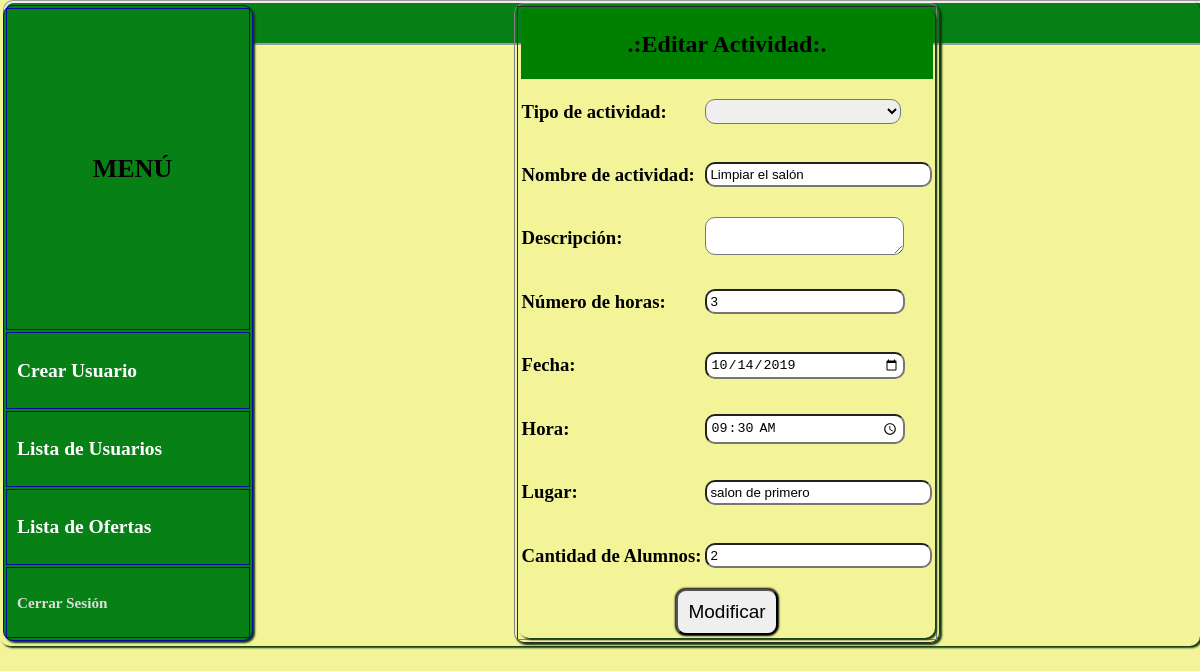
Screenshot of /admin/listaOfertasModificar.php?idActividad=1 with the database file from the repository.
### tables this page shows
CREATE TABLE `oferta` (
  `idActividad` int(11) NOT NULL,
  `tipoActividad` varchar(30) NOT NULL,
  `nombreActividad` varchar(100) NOT NULL,
  `descripcion` varchar(500) NOT NULL,
  `horasCant` int(11) NOT NULL,
  `fecha` date NOT NULL,
  `hora` time NOT NULL,
  `lugar` varchar(50) NOT NULL,
  `alumnosCant` int(11) NOT NULL,
  `contador` int(11) NOT NULL,
  `idProfesor` int(11) NOT NULL
);

### admin/listaOfertasModificar.php (the view, shortened to what this page needs)
<?php
    include '../conexion.php';
	$idActividad=$_GET['idActividad'];
	$sql="SELECT * FROM oferta WHERE idActividad='$idActividad'";
	$resultado= mysqli_query($conexion, $sql);
	$datos=mysqli_fetch_array($resultado);
?>
<!DOCTYPE html>
<html lang="es">
<head>
	<link rel="stylesheet" type="text/css" href="../css/estilos.css">
</head>
<body>
<table id="main">
	<tr><td>
		<div id="superior"> ¡Hola! <?php echo $_SESSION['nombre']; ?> <?php echo $_SESSION['apellido']; ?> </div>
		<table id="lateral" bgcolor="#007EFF" width="250px" border="1px" bordercolor="#030A9D">
			<tr >
				<td height="300px">
					<center><h1>MENÚ</h1></center>
				</td>
			</tr>
			<tr>
				<td>
					<a href="formUsuarios.php" style="text-decoration:none"> <font color="white">  <h2>Crear Usuario</h2> </font></a>
				</td>
			</tr>
			<tr>
				<td>
					<a href="listaUsuarios.php" style="text-decoration:none"> <font color="white"> <h2>Lista de Usuarios</h2> </font></a>
				</td>
			</tr>
			<tr>
				<td>
					<a href="listaOfertas.php" style="text-decoration:none"> <font color="white"> <h2>Lista de Ofertas</h2> </font></a>
				</td>
			</tr>
			<tr>
				<td>
					<a href="../index.php" style="text-decoration:none"> <font color="#E0DBDB"> <h3>Cerrar Sesión</h3></font> </a>
				</td>
			</tr>
		</table>
	</td>
	<td width="100%">
	<center>
	<form method="POST" action="listaOfertasActualizar.php">
		<table border="1">
			<tr><td>
				<table >
					<tr bgcolor="green">
					<td colspan="2">
						<center><h2> .:Editar Actividad:. </h2></center>
					</td>
					</tr>
					<tr>
						<td>
							<h3> Tipo de actividad: </h3>
						</td>
						<td>
							<select style="width:196px" name="tipoActividad">
								<option value="<?php echo $datos['tipoActividad'] ?>"></option>
								<option value="aseo">Aseo</option>
							</select>
						</td>
					</tr>
					<tr>
						<td>
							<h3> Nombre de actividad: </h3>
						</td>
						<td>
							<input type="text" value="<?php echo $datos['nombreActividad'] ?>" size="25" name="nombreActividad">
						</td>
					</tr>
					<tr>
						<td>
							<h3> Descripción: </h3>
						</td>
						<td>
							<textarea  name="descripcion" cols="22" value="<?php echo $datos['descripcion'] ?>"></textarea>
						</td>
					</tr>
					<tr>
						<td>
							<h3> Número de horas: </h3>
						</td>
						<td>
							<input type="number" style="width:190px" name="horasCant" value="<?php echo $datos['horasCant'] ?>">
						</td>
					</tr>
					<tr>
						<td>
							<h3> Fecha: </h3>
						</td>
						<td>
							<input type="date" name="fecha" style="width:190px" value="<?php echo $datos['fecha'] ?>">
						</td>
					</tr>
					<tr>
						<td>
							<h3> Hora: </h3>
						</td>
						<td>
							<input type="time" name="hora" style="width:190px" value="<?php echo $datos['hora'] ?>">
						</td>
					</tr>
					<tr>
						<td>
							<h3> Lugar: </h3>
						</td>
						<td>
							<input type="text" name="lugar" size="25" value="<?php echo $datos['lugar'] ?>">
						</td>
					</tr>
					<tr>
						<td>
							<h3> Cantidad de Alumnos: </h3>
						</td>
						<td>
							<input type="text" name="alumnosCant" size="25" value="<?php echo $datos['alumnosCant'] ?>">
						</td>
					</tr>
					<tr>
						<td colspan="2">
							<center><input type="submit" name="modificar" style="font-size: 19px" value="Modificar"></center>
						</td>
					</tr>
				</table>
			</td></tr>
		</table>
	</form>
	</center>
	</td>
	</tr>
</table>
</body>
</html>

### css/estilos.css (style rules this page uses)
a:link { text-decoration: none; }
a { text-decoration: none; }
body { background-color: #F3F498; }
input { border-radius: 10px; padding: 3px; }
select { border-radius: 10px; padding: 3px; }
textarea { border-radius: 10px; padding: 3px; }
input[type=submit] { padding: 10px; font-family: helvetica; box-shadow: 0px 0px 2px 1px black; border-radius: 10px; }
table { border-radius: 10px; box-shadow: 2px 2px 2px 0px #0F370E; }
td { font-family: verdana; }
table#main { position: absolute; left: 0px; top: 0px; margin: 0px; padding: 0px; }
div#superior { text-align: center; background-color: #078015; height: 20px; padding: 10px; width: 98.5%; top: 0px; left: 3px; z-index: -1; position: absolute; font-family: verdana; border-radius: 10px; border-style: groove; }
table#lateral { position: ; top: 0px; left: 0px; background-color: #078015; border-radius: 10px; }
table#lateral td { padding-left: 10px; padding-bottom: 10px; padding-top: 10px; font-size: 13px; }

### rows the page displays
oferta: nombreActividad "Limpiar el salón", horasCant "3", fecha "10/14/2019", hora "09:30:00", lugar "salon de primero", alumnosCant "2"
